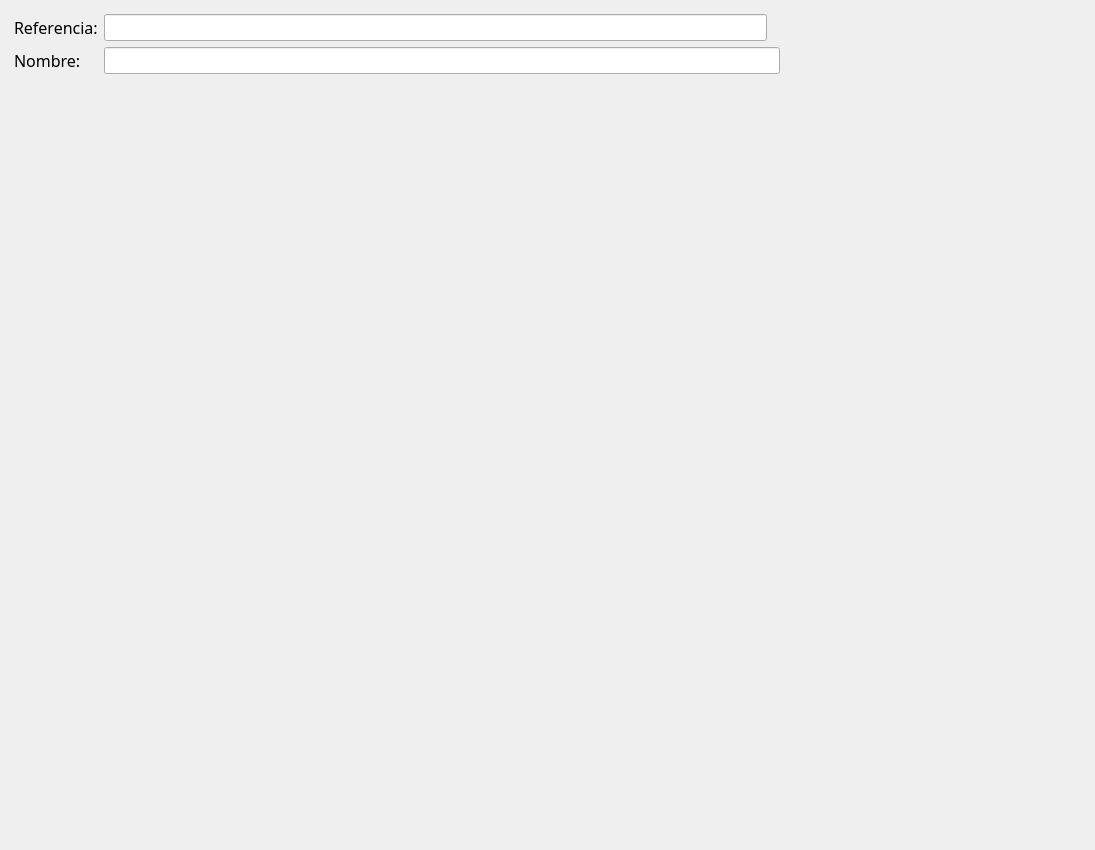
<?xml version="1.0" encoding="UTF-8"?>
<ui version="4.0">
 <class>wdVariantes</class>
 <widget class="QWidget" name="wdVariantes">
  <property name="geometry">
   <rect>
    <x>0</x>
    <y>0</y>
    <width>1095</width>
    <height>850</height>
   </rect>
  </property>
  <property name="windowTitle">
   <string>Form</string>
  </property>
  <widget class="QWidget" name="verticalLayoutWidget">
   <property name="geometry">
    <rect>
     <x>9</x>
     <y>9</y>
     <width>771</width>
     <height>501</height>
    </rect>
   </property>
   <layout class="QVBoxLayout" name="verticalLayout">
    <item>
     <layout class="QFormLayout" name="formLayout">
      <property name="sizeConstraint">
       <enum>QLayout::SetMinimumSize</enum>
      </property>
      <property name="fieldGrowthPolicy">
       <enum>QFormLayout::AllNonFixedFieldsGrow</enum>
      </property>
      <property name="rowWrapPolicy">
       <enum>QFormLayout::DontWrapRows</enum>
      </property>
      <property name="labelAlignment">
       <set>Qt::AlignLeading|Qt::AlignLeft|Qt::AlignTop</set>
      </property>
      <property name="leftMargin">
       <number>5</number>
      </property>
      <property name="topMargin">
       <number>5</number>
      </property>
      <property name="bottomMargin">
       <number>50</number>
      </property>
      <item row="0" column="0">
       <widget class="QLabel" name="label">
        <property name="font">
         <font>
          <family>Zekton</family>
          <pointsize>12</pointsize>
         </font>
        </property>
        <property name="text">
         <string>Referencia:</string>
        </property>
        <property name="buddy">
         <cstring>leRef</cstring>
        </property>
       </widget>
      </item>
      <item row="0" column="1">
       <widget class="ifCadena" name="leRef">
        <property name="maximumSize">
         <size>
          <width>663</width>
          <height>16777215</height>
         </size>
        </property>
        <property name="font">
         <font>
          <pointsize>12</pointsize>
         </font>
        </property>
       </widget>
      </item>
      <item row="1" column="0">
       <widget class="QLabel" name="label_3">
        <property name="font">
         <font>
          <family>Zekton</family>
          <pointsize>12</pointsize>
         </font>
        </property>
        <property name="text">
         <string>Nombre: </string>
        </property>
        <property name="buddy">
         <cstring>leNombre</cstring>
        </property>
       </widget>
      </item>
      <item row="1" column="1">
       <widget class="ifCadena" name="leNombre">
        <property name="font">
         <font>
          <pointsize>12</pointsize>
         </font>
        </property>
       </widget>
      </item>
     </layout>
    </item>
    <item>
     <layout class="QVBoxLayout" name="verticalLayout_2"/>
    </item>
   </layout>
  </widget>
 </widget>
 <customwidgets>
  <customwidget>
   <class>ifCadena</class>
   <extends>QLineEdit</extends>
   <header>Interfaz/ifCampos.h</header>
  </customwidget>
 </customwidgets>
 <resources/>
 <connections/>
</ui>
